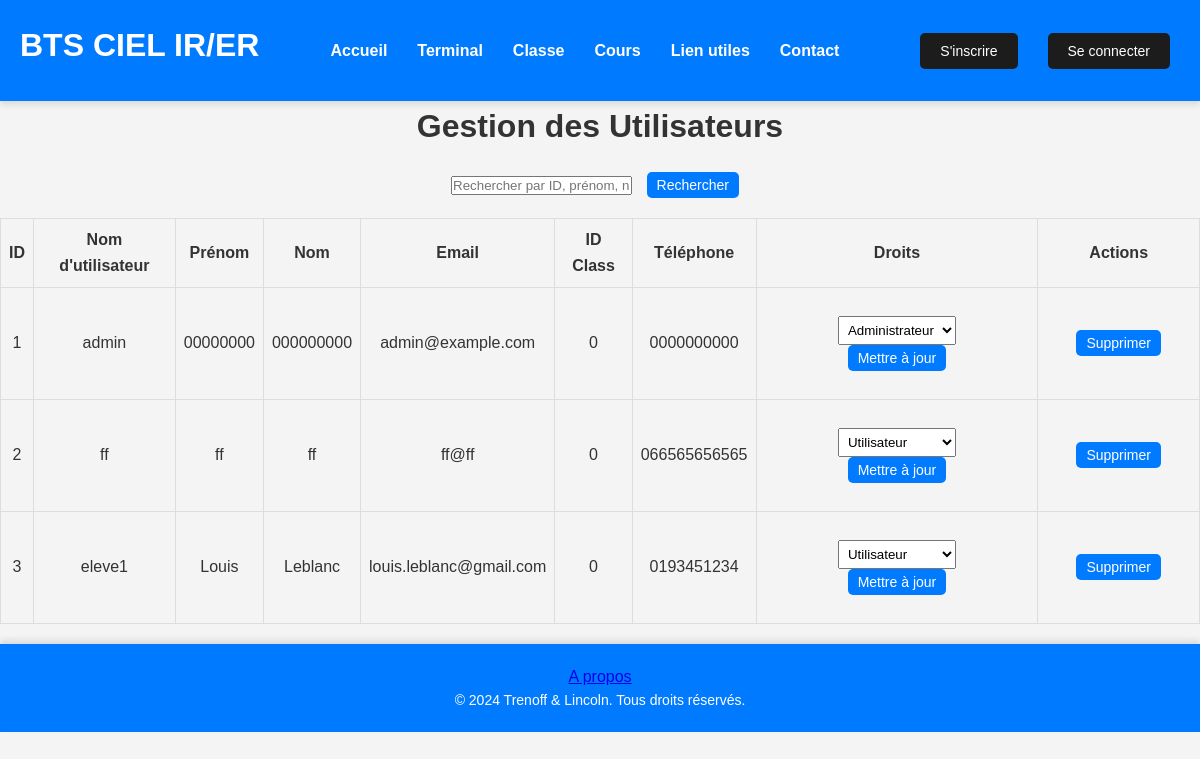
Screenshot of /admin/manage_users (signed in) with the database file from the repository.
### webapp/pyfile/config/model.py (models this page shows, shortened)
class User(db.Model):
    id = db.Column(db.Integer, primary_key=True, nullable=False)
    date = db.Column(db.Date, nullable=False)
    id_classe = db.Column(db.Integer, db.ForeignKey('classe.id'), nullable=False)  # Foreign key to the Classe table
    username = db.Column(db.String(255), nullable=False)
    firstname = db.Column(db.String(300), nullable=False)
    lastname = db.Column(db.String(300), nullable=False)
    mail = db.Column(db.String(50), nullable=False)
    password = db.Column(db.String(400), nullable=False)
    phoneNumber = db.Column(db.String(100), nullable=False)
    right = db.Column(db.String(100), nullable=False)

### webapp/admin.py (the view)
@administrator.route('/admin/manage_users', methods=['GET', 'POST'])
@admin_required
def manage_users():
    search_query = request.args.get('search', '')
    if search_query:
        users = User.query.filter(
            (User.id.ilike(f'%{search_query}%')) |
            (User.username.ilike(f'%{search_query}%')) |
            (User.firstname.ilike(f'%{search_query}%')) |
            (User.lastname.ilike(f'%{search_query}%'))
        ).all()
    else:
        users = User.query.all()
    return render_template('/users/manage_users.html', users=users)

### webapp/app.py (called while the page is built)
@app.context_processor
def inject_functions():
    return dict(what_day_month=what_day_month)

### webapp/decoration.py (called while the page is built)
def admin_required(f):
    @wraps(f)
    def decorated_function(*args, **kwargs):
        if 'username' in session and session.get('right') == 'admin':
            return f(*args, **kwargs)
        else:
            flash("Vous n'avez pas l'autorisation d'accéder à cette page.", 'error')
            return redirect(url_for('users.login'))
    return decorated_function

### webapp/templates/users/manage_users.html (shortened to what this page needs)
{% extends "base.html" %}
{% block content %}
<link rel="stylesheet" href="{{ url_for('static', filename='manage_users_style.css') }}">
<h1>Gestion des Utilisateurs</h1>
<form method="GET" action="{{ url_for('admin.manage_users') }}">
    <input type="text" name="search" placeholder="Rechercher par ID, prénom, nom ou pseudo" value="{{ request.args.get('search', '') }}">
    <button type="submit">Rechercher</button>
</form>
<table>
    <thead>
        <tr>
            <th>ID</th>
            <th>Nom d'utilisateur</th>
            <th>Prénom</th>
            <th>Nom</th>
            <th>Email</th>
            <th>ID Class</th>
            <th>Téléphone</th>
            <th>Droits</th>
            <th>Actions</th>
        </tr>
    </thead>
    <tbody>
        {% for user in users %}
        <tr>
            <td>{{ user.id }}</td>
            <td>{{ user.username }}</td>
            <td>{{ user.firstname }}</td>
            <td>{{ user.lastname }}</td>
            <td>{{ user.mail }}</td>
            <td>{{ user.id_classe }}</td>
            <td>{{ user.phoneNumber }}</td>
            <td>
                <form method="POST" action="{{ url_for('admin.update_user', id=user.id) }}">
                    <select name="right">
                        <option value="user" {% if user.right == 'user' %}selected{% endif %}>Utilisateur</option>
                        <option value="admin" {% if user.right == 'admin' %}selected{% endif %}>Administrateur</option>
                    </select>
                    <button type="submit">Mettre à jour</button>
                </form>
            </td>
            <td>
                <form method="POST" action="{{ url_for('admin.delete_user', id=user.id) }}">
                    <button type="submit" onclick="return confirm('Êtes-vous sûr de vouloir supprimer cet utilisateur ?')">Supprimer</button>
                </form>
            </td>
        </tr>
        {% endfor %}
    </tbody>
</table>
{% endblock %}

### webapp/static/base_style.css (style rules this page uses)
* { margin: 0; padding: 0; box-sizing: border-box; font-family: 'Arial', sans-serif; }
body { line-height: 1.6; background: #f4f4f4; color: #333; }
button { background-color: #1c1c1c; color: white; border: none; padding: 10px 20px; font-size: 14px; border-radius: 5px; cursor: pointer; margin: 0 10px; }

### webapp/static/manage_users_style.css (style rules this page uses)
main h1 { text-align: center; }
main form { margin: 20px; text-align: center; }
main table { width: 100%; border-collapse: collapse; margin: 20px 0; }
main table, th, td { border: 1px solid #ddd; }
main th, td { padding: 8px; text-align: center; }
main th { background-color: #f4f4f4; }
main button { padding: 5px 10px; border: none; color: white; background-color: #007bff; cursor: pointer; }
main select { padding: 5px; }

### rows the page displays
User: id "1", username "admin", firstname "00000000", lastname "000000000", mail "admin@example.com", id_classe "0", phoneNumber "0000000000", right "Administrateur"
User: id "2", username "ff", firstname "ff", lastname "ff", mail "ff@ff", id_classe "0", phoneNumber "066565656565", right "Utilisateur"
User: id "3", username "eleve1", firstname "Louis", lastname "Leblanc", mail "louis.leblanc@gmail.com", id_classe "0", phoneNumber "0193451234", right "Utilisateur"
